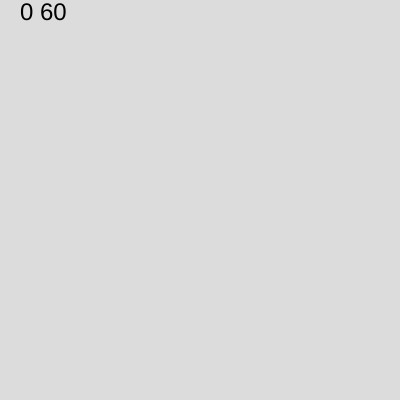
Frame 1 (no input)
Frame 60 (no input): identical to frame 1, image omitted
Frame 120 (the mouse pressed at the canvas centre since frame 60): identical to frame 1, image omitted

The p5.js sketch that drew this single still picture (run headless with seeded random() and noise() and a simulated clock; from frame 60 on, the mouse is pressed at the canvas centre):

// p5.js sketch
// ── sketch.js
let x = [],
  y = [],
  xspd = [],
  yspd = [],
  col = [];

function setup() {
  createCanvas(400, 400);
}

function mouseDragged() {

    x.push(mouseX);
    y.push(mouseY);
    xspd.push(random(-0.5, 0.5));
    yspd.push(random(-3, -2));
    col.push(random(255));
}
  let minY = 400;

function draw() {
  background(220);
  for (let i = 0; i < x.length; i++) {
    if (y[i] < minY) {
      x[i] += xspd[i]; // update xpos
      y[i] += yspd[i]; // update ypos

      yspd[i] += 0.098; // gravity
    }
    else {
      if (y[i] <  minY) minY = y[i];
    }


    fill(col[i]);
    textSize(10);
    text("A", x[i], y[i]);
  }
  fill(0);
  textSize(24);
  text(x.length + " " + round(frameRate()), 20, 20);
}
